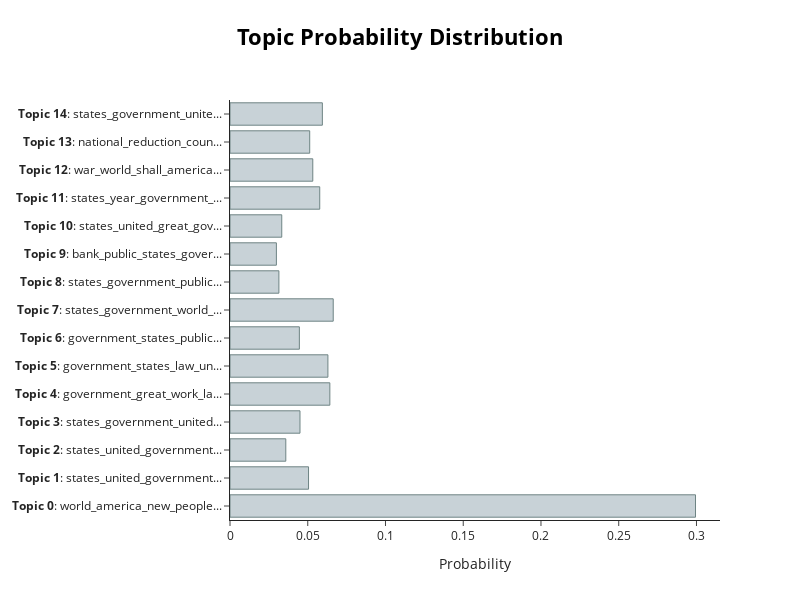

The notebook cell this image was saved under:
### Code cell
DOC_ROW_ID = 0

step07_topic_model.visualize_distribution(topic_distribution[DOC_ROW_ID])

### Figure 1 — Plotly figure (JSON) as saved in the notebook; plotly's stock layout.template omitted (floating-point values rounded to 4 significant figures)
{"data": [{"marker": {"color": "#C8D2D7", "line": {"color": "#6E8484", "width": 1}}, "orientation": "h", "type": "bar", "x": [0.2994, 0.05051, 0.03588, 0.04501, 0.06422, 0.06297, 0.04461, 0.06639, 0.03145, 0.02984, 0.03328, 0.05771, 0.05324, 0.05127, 0.0594], "y": ["<b>Topic 0</b>: world_america_new_people...", "<b>Topic 1</b>: states_united_government...", "<b>Topic 2</b>: states_united_government...", "<b>Topic 3</b>: states_government_united...", "<b>Topic 4</b>: government_great_work_la...", "<b>Topic 5</b>: government_states_law_un...", "<b>Topic 6</b>: government_states_public...", "<b>Topic 7</b>: states_government_world_...", "<b>Topic 8</b>: states_government_public...", "<b>Topic 9</b>: bank_public_states_gover...", "<b>Topic 10</b>: states_united_great_gov...", "<b>Topic 11</b>: states_year_government_...", "<b>Topic 12</b>: war_world_shall_america...", "<b>Topic 13</b>: national_reduction_coun...", "<b>Topic 14</b>: states_government_unite..."]}], "layout": {"height": 600, "hoverlabel": {"bgcolor": "white", "font": {"family": "Rockwell", "size": 16}}, "title": {"font": {"color": "Black", "size": 22}, "text": "<b>Topic Probability Distribution</b>", "x": 0.5, "xanchor": "center", "y": 0.95, "yanchor": "top"}, "width": 800, "xaxis": {"title": {"text": "Probability"}}}}
